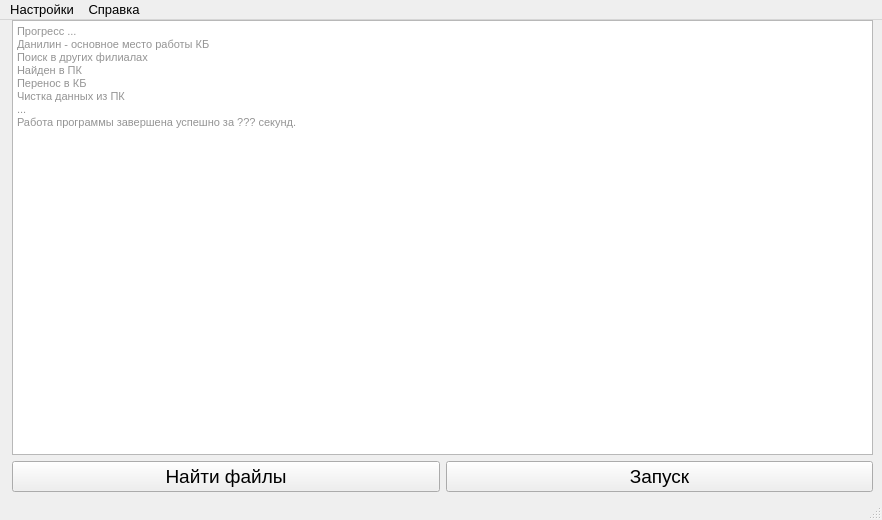
<?xml version="1.0" encoding="UTF-8"?>
<ui version="4.0">
 <class>MainWindow</class>
 <widget class="QMainWindow" name="MainWindow">
  <property name="geometry">
   <rect>
    <x>0</x>
    <y>0</y>
    <width>882</width>
    <height>520</height>
   </rect>
  </property>
  <property name="minimumSize">
   <size>
    <width>882</width>
    <height>520</height>
   </size>
  </property>
  <property name="maximumSize">
   <size>
    <width>882</width>
    <height>520</height>
   </size>
  </property>
  <property name="font">
   <font>
    <family>Tahoma</family>
    <pointsize>10</pointsize>
   </font>
  </property>
  <property name="windowTitle">
   <string>xml editor</string>
  </property>
  <widget class="QWidget" name="centralwidget">
   <widget class="QWidget" name="verticalLayoutWidget_2">
    <property name="geometry">
     <rect>
      <x>12</x>
      <y>0</y>
      <width>861</width>
      <height>472</height>
     </rect>
    </property>
    <layout class="QVBoxLayout" name="verticalLayout_2">
     <item>
      <layout class="QHBoxLayout" name="horizontalLayout_13">
       <item>
        <widget class="QTextBrowser" name="processView">
         <property name="font">
          <font>
           <family>Tahoma</family>
          </font>
         </property>
         <property name="html">
          <string>&lt;!DOCTYPE HTML PUBLIC &quot;-//W3C//DTD HTML 4.0//EN&quot; &quot;http://www.w3.org/TR/REC-html40/strict.dtd&quot;&gt;
&lt;html&gt;&lt;head&gt;&lt;meta name=&quot;qrichtext&quot; content=&quot;1&quot; /&gt;&lt;style type=&quot;text/css&quot;&gt;
p, li { white-space: pre-wrap; }
&lt;/style&gt;&lt;/head&gt;&lt;body style=&quot; font-family:'Tahoma'; font-size:10pt; font-weight:400; font-style:normal;&quot;&gt;
&lt;p style=&quot; margin-top:0px; margin-bottom:0px; margin-left:0px; margin-right:0px; -qt-block-indent:0; text-indent:0px;&quot;&gt;&lt;span style=&quot; font-family:'MS Shell Dlg 2'; font-size:8.25pt; color:#949494;&quot;&gt;Прогресс ...&lt;/span&gt;&lt;/p&gt;
&lt;p style=&quot; margin-top:0px; margin-bottom:0px; margin-left:0px; margin-right:0px; -qt-block-indent:0; text-indent:0px;&quot;&gt;&lt;span style=&quot; font-family:'MS Shell Dlg 2'; font-size:8.25pt; color:#949494;&quot;&gt;Данилин - основное место работы КБ&lt;/span&gt;&lt;/p&gt;
&lt;p style=&quot; margin-top:0px; margin-bottom:0px; margin-left:0px; margin-right:0px; -qt-block-indent:0; text-indent:0px;&quot;&gt;&lt;span style=&quot; font-family:'MS Shell Dlg 2'; font-size:8.25pt; color:#949494;&quot;&gt;Поиск в других филиалах&lt;/span&gt;&lt;/p&gt;
&lt;p style=&quot; margin-top:0px; margin-bottom:0px; margin-left:0px; margin-right:0px; -qt-block-indent:0; text-indent:0px;&quot;&gt;&lt;span style=&quot; font-family:'MS Shell Dlg 2'; font-size:8.25pt; color:#949494;&quot;&gt;Найден в ПК&lt;/span&gt;&lt;/p&gt;
&lt;p style=&quot; margin-top:0px; margin-bottom:0px; margin-left:0px; margin-right:0px; -qt-block-indent:0; text-indent:0px;&quot;&gt;&lt;span style=&quot; font-family:'MS Shell Dlg 2'; font-size:8.25pt; color:#949494;&quot;&gt;Перенос в КБ&lt;/span&gt;&lt;/p&gt;
&lt;p style=&quot; margin-top:0px; margin-bottom:0px; margin-left:0px; margin-right:0px; -qt-block-indent:0; text-indent:0px;&quot;&gt;&lt;span style=&quot; font-family:'MS Shell Dlg 2'; font-size:8.25pt; color:#949494;&quot;&gt;Чистка данных из ПК&lt;/span&gt;&lt;/p&gt;
&lt;p style=&quot; margin-top:0px; margin-bottom:0px; margin-left:0px; margin-right:0px; -qt-block-indent:0; text-indent:0px;&quot;&gt;&lt;span style=&quot; font-family:'MS Shell Dlg 2'; font-size:8.25pt; color:#949494;&quot;&gt;...&lt;/span&gt;&lt;/p&gt;
&lt;p style=&quot; margin-top:0px; margin-bottom:0px; margin-left:0px; margin-right:0px; -qt-block-indent:0; text-indent:0px;&quot;&gt;&lt;span style=&quot; font-family:'MS Shell Dlg 2'; font-size:8.25pt; color:#949494;&quot;&gt;Работа программы завершена успешно за ??? секунд.&lt;/span&gt;&lt;/p&gt;&lt;/body&gt;&lt;/html&gt;</string>
         </property>
        </widget>
       </item>
      </layout>
     </item>
     <item>
      <layout class="QHBoxLayout" name="horizontalLayout_14">
       <item>
        <widget class="QPushButton" name="autofind_btn">
         <property name="font">
          <font>
           <family>Tahoma</family>
           <pointsize>14</pointsize>
          </font>
         </property>
         <property name="text">
          <string>Найти файлы</string>
         </property>
        </widget>
       </item>
       <item>
        <widget class="QPushButton" name="start_btn">
         <property name="font">
          <font>
           <family>Tahoma</family>
           <pointsize>14</pointsize>
          </font>
         </property>
         <property name="text">
          <string>Запуск</string>
         </property>
        </widget>
       </item>
      </layout>
     </item>
    </layout>
   </widget>
  </widget>
  <widget class="QMenuBar" name="menubar">
   <property name="geometry">
    <rect>
     <x>0</x>
     <y>0</y>
     <width>882</width>
     <height>22</height>
    </rect>
   </property>
   <widget class="QMenu" name="settings_menu">
    <property name="title">
     <string>Настройки</string>
    </property>
    <addaction name="settings_action"/>
   </widget>
   <widget class="QMenu" name="manual_menu">
    <property name="title">
     <string>Справка</string>
    </property>
    <addaction name="about_action"/>
    <addaction name="checkUpdate_action"/>
   </widget>
   <addaction name="settings_menu"/>
   <addaction name="manual_menu"/>
  </widget>
  <widget class="QStatusBar" name="statusbar"/>
  <action name="settings_action">
   <property name="text">
    <string>Параметры</string>
   </property>
  </action>
  <action name="about_action">
   <property name="text">
    <string>О программе</string>
   </property>
  </action>
  <action name="checkUpdate_action">
   <property name="text">
    <string>Проверить обновление</string>
   </property>
  </action>
 </widget>
 <resources/>
 <connections/>
</ui>
